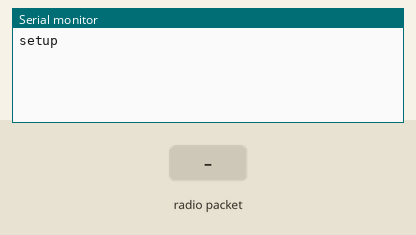
Simulated run of this sketch. Board: Arduino Uno, built with avr-gcc and run on an emulated ATmega328P. Parts: the last lines printed to the serial monitor. The test bench sets the inputs (shaded band). No radio packets arrive unless stated.

Above: at 1.2 s.
1.3 s: radio packet "h" arrives
At 2.1 s:
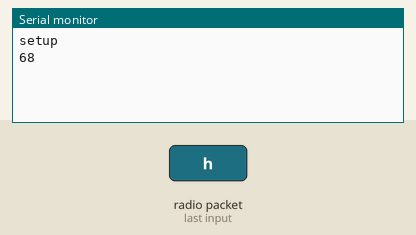
2.8 s: radio packet "l" arrives
At 3.2 s:
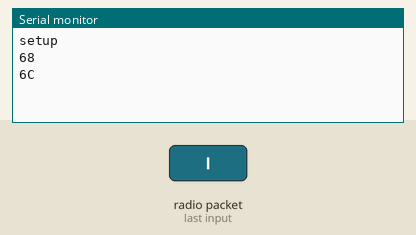
4.3 s: radio packet "o" arrives
At 5.6 s:
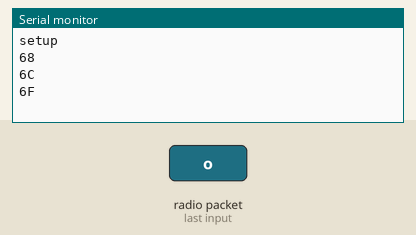

Measured:
- after the input at 1.3 s, the serial monitor: prints a new line at once (image 1)
- after the input at 2.8 s, the serial monitor: prints a new line at once (image 2)
- after the input at 4.3 s, the serial monitor: prints a new line at once (image 3)

The sketch:

projectRx.ino
```cpp
// include the library code:

#include <VirtualWire.h>

const int trigPin1 = 2;


long time = 0;

int delaytime = 100;


uint8_t buf[VW_MAX_MESSAGE_LEN];

uint8_t buflen = VW_MAX_MESSAGE_LEN;

void setup() {

  Serial.begin(9600);

  pinMode(trigPin1, OUTPUT);


   vw_set_ptt_inverted(true); // Required for DR3100
    vw_setup(2000);	 // Bits per sec
    vw_rx_start();  // Start the receiver PLL running


    Serial.println("setup");

}

void loop() {
int i;


    if (vw_get_message(buf, &buflen)) // Non-blocking
    {


        for (i = 0; i < buflen; i++)
	{
	    Serial.print(buf[i], HEX);
	    Serial.print(" ");
	}
        Serial.println();

	if(buf[0]=='h' && buf[1]=='e')
        {


//      while(i<20)
//      {
//        digitalWrite(trigPin1, HIGH);
//        delayMicroseconds(12);
//        digitalWrite(trigPin1, LOW);
//        delayMicroseconds(12);
//        i++;
//      }
        digitalWrite(trigPin1, LOW);
        delayMicroseconds(2);
        digitalWrite(trigPin1, HIGH);
        delayMicroseconds(10);
        digitalWrite(trigPin1, LOW);
        delayMicroseconds(2);
        }
        if(buf[0]=='r' && buf[1]=='i')
        {

        }
        if(buf[0]=='l' && buf[1]=='e')
        {

        }
        if(buf[0]=='f' && buf[1]=='o')
        {

        }
        if(buf[0]=='b' && buf[1]=='a')
        {

        }
    }
}
```
